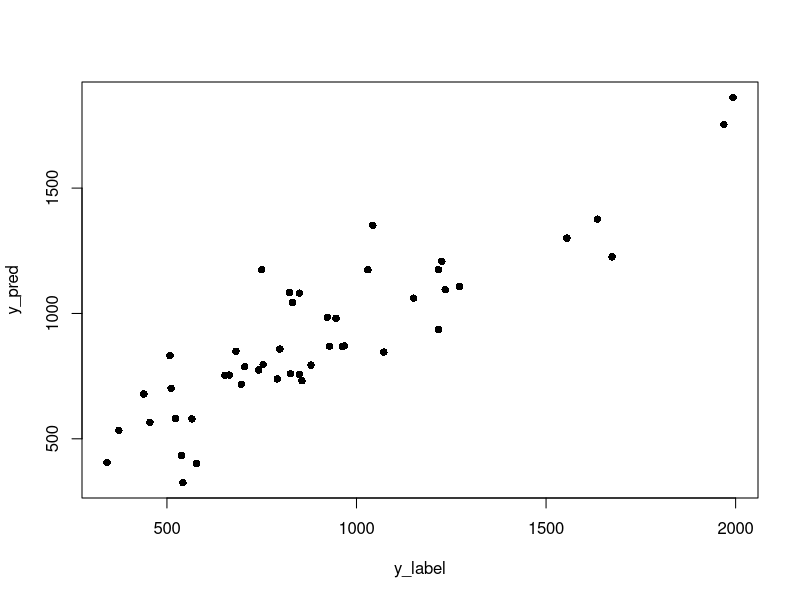
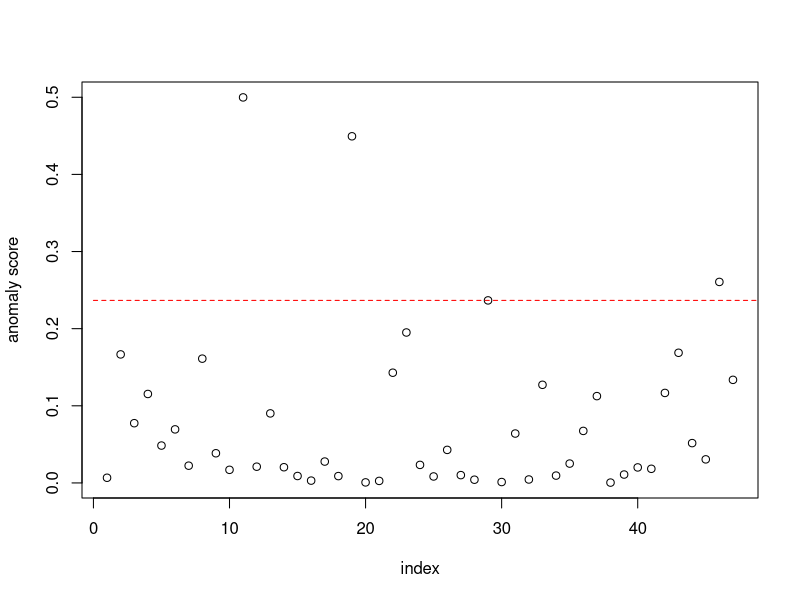

Here is the R script that generated these plots, in order:
library(MASS)

X <- UScrime[,-c(2,16)]; M <- ncol(X)
y <- UScrime[,16]; N <- length(y)
lambdas <- seq(0,5,length=50) # λの候補
model <- lm.ridge(y ~.,cbind(X,y),lambda=lambdas)
bestIdx <- which.min(model$GCV)
coefs <- coef(model)[bestIdx,]
lam <- model$lambda[bestIdx]
ypred <- as.matrix(X)%*%as.matrix(coefs[2:15])+coefs[1]
plot(y,ypred,pch=16,xlab="y_label",ylab="y_pred")

sig2 <- (lam*sum(coefs[2:15]^2)+sum(as.numeric(ypred)-y)^2)/N
X_ <- t(scale(X,scale=F))
H <- t(X_) %*% solve(X_%*%t(X_)+lam*diag(M),X_)
TrHN <- sum(diag(H))/N
a <- (as.numeric(ypred)-y)^2/((1-TrHN)^2*sig2)
plot(a,xlab="index",ylab="anomaly score")
th <- sort(a)[N*(1-0.05)]
lines(0:50,rep(th,length(0:50)),col="red",lty=2)
